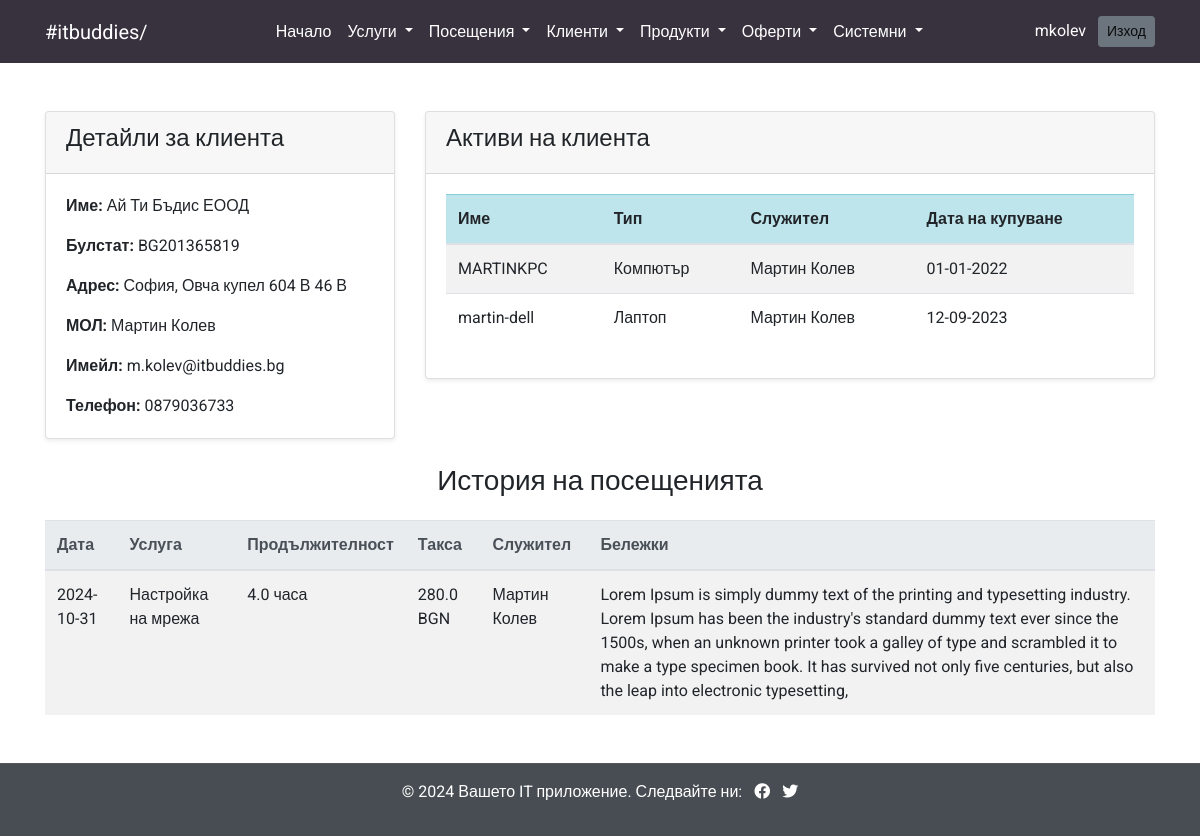
/clients/1/history (signed in), run on the app's committed database.
### models.py (models this page shows, shortened)
class User(db.Model, UserMixin):
    id = db.Column(db.Integer, primary_key=True)
    username = db.Column(db.String(100), unique=True, nullable=False)
    password = db.Column(db.String(255), nullable=False)
    role = db.Column(db.String(50))  # Роля по подразбиране

class Client(db.Model):
    id = db.Column(db.Integer, primary_key=True)
    name = db.Column(db.String(100), nullable=False)
    vat = db.Column(db.String(15), nullable=False)
    address = db.Column(db.String(100), nullable=True)
    mol = db.Column(db.String(100), nullable=False)
    email = db.Column(db.String(100), nullable=True)  # Опционално поле за имейл
    phone = db.Column(db.String(15), nullable=True)  # Опционално поле за телефон
    visits = db.relationship('Visit', backref='client', lazy=True)  # Връзка към Visit

class Assets(db.Model):
    id = db.Column(db.Integer, primary_key=True)
    client_id = db.Column(db.Integer, db.ForeignKey('client.id'), nullable=False)  # Клиент, към когото е свързан активът
    employee_id = db.Column(db.Integer, db.ForeignKey('employee.id'), nullable=True)  # Назначен служител
    type_id = db.Column(db.Integer, db.ForeignKey('asset_type.id'), nullable=False)  # Вид на актива (напр. Лаптоп)
    name = db.Column(db.String(100), nullable=False)  # Име на актива
    net_name = db.Column(db.String(50), nullable=True) # Име на актива в мрежата
    serial_number = db.Column(db.String(50), nullable=True)  # Сериен номер
    purchase_date = db.Column(db.Date, nullable=True)  # Дата на закупуване
    warranty_expiration = db.Column(db.Date, nullable=True)  # Изтичане на гаранцията
    notes = db.Column(db.String(255), nullable=True)  # Бележки
    client = db.relationship('Client', backref='assets')
    employee = db.relationship('Employee', backref='assigned_assets')  # Връзка със служителя
    type = db.relationship('AssetType', backref='assets')  # Връзка с вида на актива

class AssetType(db.Model):
    id = db.Column(db.Integer, primary_key=True)
    name = db.Column(db.String(50), unique=True, nullable=False)  # Име на вида (напр. Лаптоп, Принтер)
    monthly_maintenance_price = db.Column(db.Float, nullable=False)

class Employee(db.Model):  # Модел за служители
    id = db.Column(db.Integer, primary_key=True)
    name = db.Column(db.String(100), nullable=False)
    client_id = db.Column(db.Integer, db.ForeignKey('client.id'), nullable=True)  # Свързано с клиента
    client = db.relationship('Client', backref='employees')  # Връзка с клиента

class Visit(db.Model):
    id = db.Column(db.Integer, primary_key=True)
    client_id = db.Column(db.Integer, db.ForeignKey('client.id'), nullable=False)  # Външна връзка към клиента
    service_id = db.Column(db.Integer, db.ForeignKey('service.id'), nullable=False)
    duration = db.Column(db.Float, nullable=False)  # Продължителност в часове
    notes = db.Column(db.String(200), nullable=True)
    visit_date = db.Column(db.DateTime, default=datetime.utcnow)  # Дата на посещението
    employee_id = db.Column(db.Integer, db.ForeignKey('employee.id'), nullable=False)  # Свързване с модела за служители
    employee = db.relationship('Employee', backref='visits')  # Релация
    service = db.relationship('Service', backref='visits')  # Връзка към Service

class Service(db.Model):
    id = db.Column(db.Integer, primary_key=True)
    name = db.Column(db.String(100), nullable=False)
    description = db.Column(db.String(200), nullable=True)
    price = db.Column(db.Float, nullable=False)

### routes/clients.py (the view)
@clients_bp.route('/<int:client_id>/history', methods=['GET'])
@login_required
def client_history(client_id):
    client = Client.query.get_or_404(client_id)
    visits = Visit.query.filter_by(client_id=client_id).order_by(Visit.visit_date.desc()).all()
    assets = Assets.query.filter_by(client_id=client_id).all()
    return render_template('client_history.html', client=client, visits=visits, assets=assets)

### app.py (called while the page is built)
@login_manager.user_loader
def load_user(user_id):
    return User.query.get(int(user_id))

### templates/client_history.html
{% include 'header.html' %}
{% include 'navbar.html' %}
<main class="container my-5">
    <div class="row">
        <div class="col-md-4">
            <div class="card mb-4 shadow-sm">
                <div class="card-header">
                    <h4>Детайли за клиента</h4>
                </div>
                <div class="card-body">
                    <p class="card-text"><strong>Име:</strong> {{ client.name }}</p>
                    <p class="card-text"><strong>Булстат:</strong> {{ client.vat }}</p>
                    <p class="card-text"><strong>Адрес:</strong> {{ client.address }}</p>
                    <p class="card-text"><strong>МОЛ:</strong> {{ client.mol }}</p>
                    <p class="card-text"><strong>Имейл:</strong> {{ client.email }}</p>
                    <p class="card-text"><strong>Телефон:</strong> {{ client.phone }}</p>
                </div>
            </div>
        </div>
        <div class="col-md-8">
                    <div class="card mb-4 shadow-sm">
                        <div class="card-header">
                            <h4>Активи на клиента</h4>
                        </div>
                        <div class="card-body">
                            {% if assets %}
                    <table class="table table-striped">
                    <thead class="table-info">
                        <tr>
                            <th>Име</th>
                            <th>Тип</th>
                            <th>Служител</th>
                            <th>Дата на купуване</th>
                        </tr>
                    </thead>
                    <tbody>
                        {% for asset in assets %}
                        <tr>
                            <td>{{ asset.net_name }}</td>
                            <td>{{ asset.type.name }}</td>
                            <td>{{ asset.employee.name if asset.employee else 'Не е назначен' }}</td>
                            <td>{{ asset.purchase_date.strftime('%m-%d-%Y') if asset.purchase_date else 'Няма' }}</td>
                        </tr>
                        {% endfor %}
                    </tbody>
                </table>
            {% else %}
                <div class="alert alert-warning text-center" role="alert">
                    Няма записани активи за този клиент.
                </div>
            {% endif %}
                        </div>
                    </div>
        </div>
    </div>
    <h3 class="text-center mb-4">История на посещенията</h3>
    {% if visits %}
    <table class="table table-striped">
        <thead class="thead-light">
            <tr>
                <th>Дата</th>
                <th>Услуга</th>
                <th>Продължителност</th>
                <th>Такса</th>
                <th>Служител</th>
                <th>Бележки</th>
            </tr>
        </thead>
        <tbody>
            {% for visit in visits %}
            <tr>
                <td>{{ visit.visit_date.strftime('%Y-%m-%d') }}</td>
                <td>{{ visit.service.name }}</td>
                <td>{{ visit.duration }} часа</td>
                <td>{{ (visit.duration * visit.service.price) | round(2) }} BGN</td>
                <td>{{ visit.employee.name }}</td>
                <td>{{ visit.notes }}</td>
            </tr>
            {% endfor %}
        </tbody>
    </table>
    {% else %}
    <div class="alert alert-warning text-center" role="alert">
        Няма записани посещения за този клиент.
    </div>
    {% endif %}
</main>
{% include 'footer.html' %}

### templates/navbar.html (shortened to what this page needs)
<nav class="navbar navbar-expand-lg navbar-light bg-custom">
    <div class="container d-flex justify-content-between">
        <a class="navbar-brand text-white" href="#">#itbuddies/</a>
        <div class="collapse navbar-collapse justify-content-center" id="navbarNav">
            <ul class="navbar-nav">
                <li class="nav-item">
                    <a class="nav-link text-white" href="{{ url_for('index') }}">Начало</a>
                </li>
                <li class="nav-item dropdown">
                    <a class="nav-link dropdown-toggle text-white" href="#" id="servicesDropdown" role="button" data-toggle="dropdown" aria-haspopup="true" aria-expanded="false">
                        Услуги
                    </a>
                </li>
                <li class="nav-item dropdown">
                    <a class="nav-link dropdown-toggle text-white" href="#" id="visitsDropdown" role="button" data-toggle="dropdown" aria-haspopup="true" aria-expanded="false">
                        Посещения
                    </a>
                </li>
                <li class="nav-item dropdown">
                    <a class="nav-link dropdown-toggle text-white" href="#" id="clientsDropdown" role="button" data-toggle="dropdown" aria-haspopup="true" aria-expanded="false">
                        Клиенти
                    </a>
                </li>
                <li class="nav-item dropdown">
                    <a class="nav-link dropdown-toggle text-white" href="#" id="productsDropdown" role="button" data-toggle="dropdown" aria-haspopup="true" aria-expanded="false">
                        Продукти
                    </a>
                </li>
                <li class="nav-item dropdown">
                    <a class="nav-link dropdown-toggle text-white" href="#" id="productsDropdown" role="button" data-toggle="dropdown" aria-haspopup="true" aria-expanded="false">
                        Оферти
                    </a>
                </li>
                <li class="nav-item dropdown">
                    <a class="nav-link dropdown-toggle text-white" href="#" id="systemDropdown" role="button" data-toggle="dropdown" aria-haspopup="true" aria-expanded="false">
                        Системни
                    </a>
                </li>
            </ul>
        </div>
        <span class="navbar-text text-white">
            {% if current_user.is_authenticated %}
                {{ current_user.username }}
                <a href="{{ url_for('auth.logout') }}" class="btn btn-secondary btn-sm ml-2">Изход</a>
            {% endif %}
        </span>
    </div>
</nav>

### templates/header.html (style rules this page uses)
body { font-family: "Roboto", sans-serif; }
h1, h2, h3, h4, h5, h6 { font-family: "Ubuntu", sans-serif; }
.bg-custom { background-color: #37323E; color: #ffffff; }

### data on the page
User: username "mkolev"
Client: name "Ай Ти Бъдис ЕООД", vat "BG201365819", address "София, Овча купел 604 В 46 В", mol "Мартин Колев", email "m.kolev@itbuddies.bg", phone "0879036733"
Assets: net_name "MARTINKPC", type.name "Компютър", employee "Мартин Колев", purchase_date "01-01-2022"
Assets: net_name "martin-dell", type.name "Лаптоп", employee "Мартин Колев", purchase_date "12-09-2023"
Visit: visit_date "2024-10-31", service.name "Настройка на мрежа", duration "4.0", (visit.duration*visit.service.price)|round(2) "280.0", employee.name "Мартин Колев", notes "Lorem Ipsum is simply dummy text of the printing and typesetting industry. Lorem Ipsum has been the industry's standard dummy text ever since the 1500s, when an unknown printer took a galley of type and scrambled it to make a type specimen book. It has survived not only five centuries, but also the leap into electronic typesetting,"
